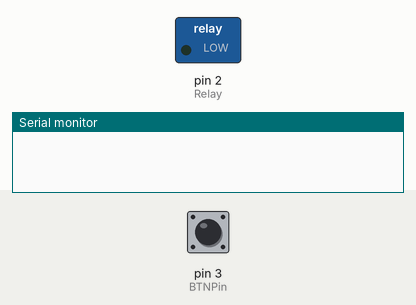
Simulated run of this sketch. Board: Arduino Uno, built with avr-gcc and run on an emulated ATmega328P. Shown: switched loads named in the sketch (green lamp = pin HIGH), the last lines printed to the serial monitor. Inputs (shaded band) come from the test bench; at power-on: pin 3 (BTNPin) LOW.

Above: at 1.2 s.
1.3 s: pin 3 (BTNPin) pulled HIGH for 0.15 s
At 1.8 s:
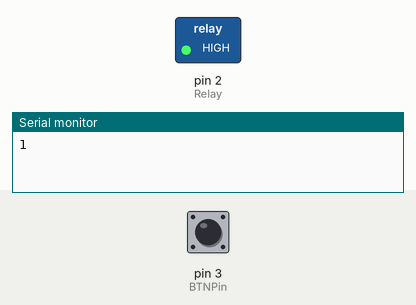
2.9 s: pin 3 (BTNPin) pulled HIGH for 1 s
At 4.2 s:
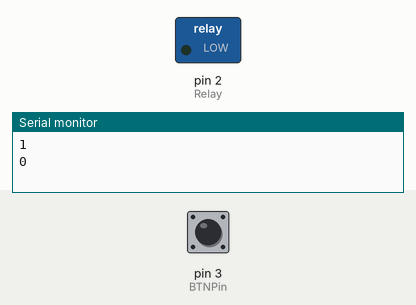
5.4 s: pin 3 (BTNPin) pulled HIGH for 3.2 s
At 6.2 s:
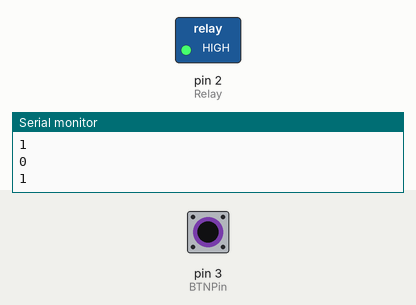
Timing chart, 0 to 8.4 s (numbered marks = the images above; inputs shaded):
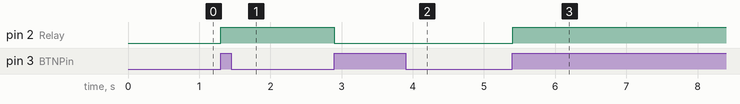

Measured:
- after the input at 1.3 s, pin 2 (Relay): LOW → HIGH at once
- after the input at 2.9 s, pin 2 (Relay): HIGH → LOW at once
- after the input at 5.4 s, pin 2 (Relay): LOW → HIGH at once

The sketch:

Relaytest.ino
```cpp
// Реле модуль подключен к цифровому выводу 4
int Relay = 2;
const int BTNPin = 3;
bool oldState = false;
bool turnedOn = false;


void setup()
{
  pinMode(Relay, OUTPUT);
  pinMode(BTNPin, INPUT);
  Serial.begin(9600);
}

void loop()
{
  bool curRead = digitalRead(BTNPin);

  //предыдущая версия if: oldState != curRead && curRead
  //на самом деле, если if такой (curRead == true and curRead!=oldState)
  //это значит: 1. curRean == true and oldState == false => (curRead && !oldState)
  //или       : 2. curRead > oldState
  //дополнительно, если curRead < oldState,
  // то срабатывать будет на "выключение" - переход из 1 в 0
  if (curRead > oldState)
  {
      turnedOn = !turnedOn;
      /*
      int val = 0;
      if (turnedOn)
      {val = 128;
        }

      analogWrite(Relay, val);
      */
      digitalWrite(Relay,turnedOn);
      Serial.println(turnedOn);
  }

  oldState = curRead;
  delay(100);
}
```
